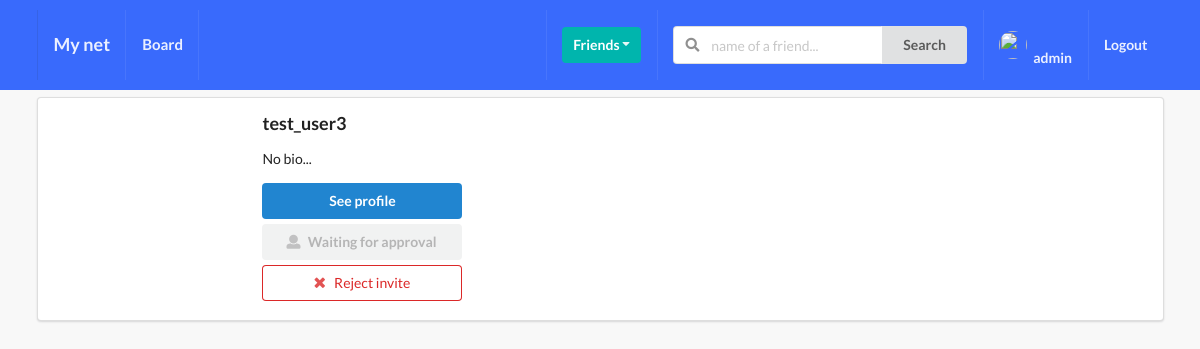
/profile/to_invite/ (signed in), run on an earlier commit of the app's database.
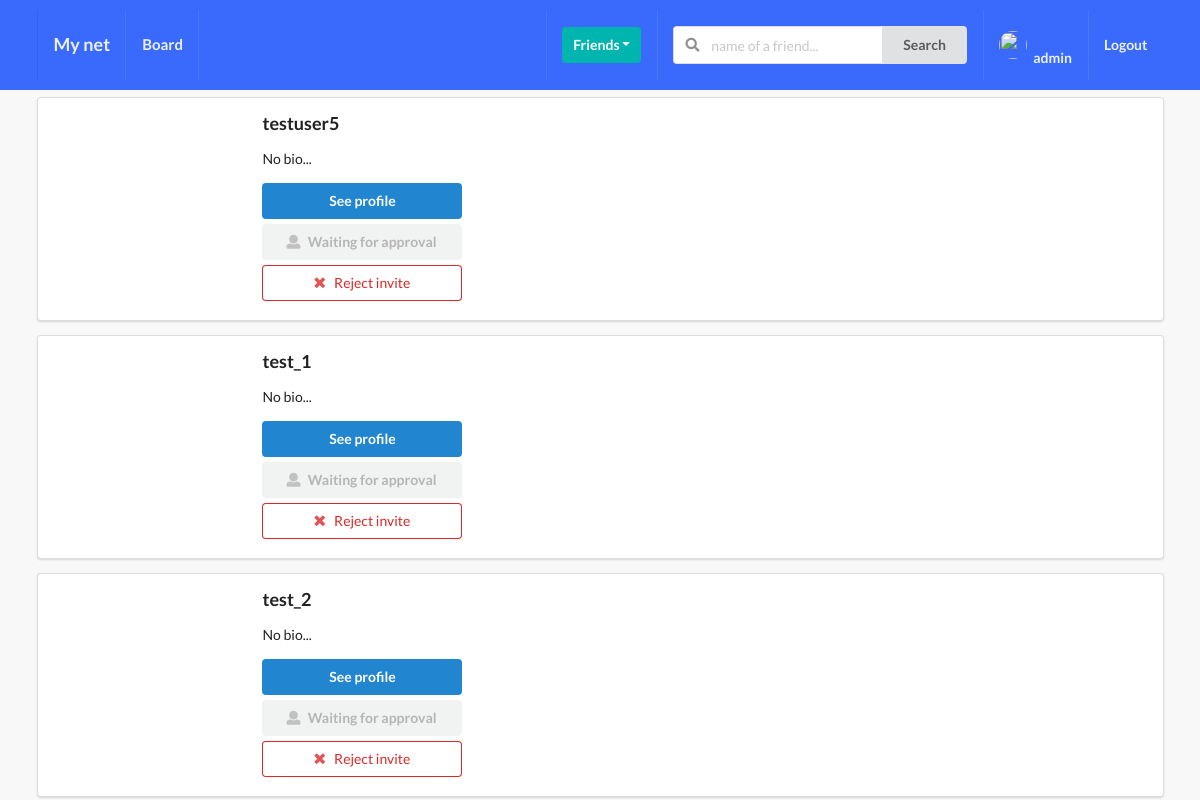
And on a later commit of the database.
### profile_app/models.py (models this page shows, shortened)
class Profile(models.Model):
    first_name = models.CharField(max_length=200, blank=True)
    last_name = models.CharField(max_length=200, blank=True)
    user = models.OneToOneField(User, on_delete=models.CASCADE)
    bio = models.TextField(default="No bio...", max_length=300)
    email = models.EmailField()
    country = models.CharField(max_length=200, blank=True)
    avatar = models.ImageField(default='avatar.jpg', upload_to='avatars/')
    friends = models.ManyToManyField(User, blank=True, default=None, null=True, related_name='friends')
    slug = models.SlugField(unique=True, blank=True)
    updated = models.DateTimeField(auto_now=True)
    created = models.DateTimeField(auto_now_add=True)
    objects = ProfileManager()
    def get_absolute_url(self):
        return reverse('profiles:profile_detail_view', kwargs={'slug': self.slug})
    __initial_first_name = None
    __initial_last_name = None
    def __init__(self, *args, **kwargs):
        super().__init__(*args, **kwargs)
        self.__initial_first_name = self.first_name
        self.__initial_last_name = self.last_name

### profile_app/views.py (the view)
# urls.py: path('to_invite/', invite_profile_list_view, name='invite_profiles'),
@login_required
def invite_profile_list_view(request):
    user = User.objects.get(username__iexact=request.user)
    profile = Profile.objects.get(user=user)
    qs = Relationship.objects.invatations_sent(sender=profile)
    results = list(map(lambda x: x.receiver, qs))
    is_empty = False
    if len(results) == 0:
        is_empty = True
    context = {
        'qs': results,
        'is_empty': is_empty,
        }
    return render(request, 'profile_app/invite_profiles.html', context=context)

### profile_app/context_processors.py (called while the page is built)
def profile_pic(request):
    if request.user.is_authenticated:
        profile_obj = Profile.objects.get(user=request.user)
        pic = profile_obj.avatar
        return {'picture': pic}
    return {}

def received_invites(request):
    if request.user.is_authenticated:
        profile_obj = Profile.objects.get(user=request.user)
        invites_num = Relationship.objects.invatations_recieved(receiver=profile_obj).count()
        return {'invites_num': invites_num}
    return {}

### profile_app/models.py (called while the page is built)
    def invatations_recieved(self, receiver):
        qs = Relationship.objects.filter(receiver=receiver, status='send')
        return qs

    def invatations_sent(self, sender):
        qs = Relationship.objects.filter(sender=sender, status='send')
        return qs

### profile_app/templates/profile_app/invite_profiles.html (shortened to what this page needs)
{% extends 'base.html' %}
{% block content %}
    {% for obj in qs %}
    <div class="ui segment">
        <div class="ui grid">
            <div class="row">
                <div class="ui three wide column">
                </div>
                <div class="ui thirteen wide column">
                     <h3>{{obj.user}}</h3>
                        <p>{{obj.bio}}</p>
                        <a href={{obj.get_absolute_url}}><button class="ui primary button mb-5 w-big">See profile</button></a>
                        <br>
                        <button class="ui disabled button mb-5 w-big"><i class="user icon"></i>Waiting for approval</button>
                        <br>
                        <form action="{% url 'profiles:reject_sent_invatations' %}" method="POST">
                            <button type="submit" class="ui negative basic button w-big mb-5">
                                <i class="close icon"></i>Reject invite
                            </button>
                        </form>
                </div>
            </div>
        </div>
    </div>
    {% endfor %}
{% endblock content %}

What changed in the data, as far as the page shows it:
no longer on this page (row edited): Profile: user "test_user3", bio "No bio..."
added Profile: user "testuser5", bio "No bio..."
now on this page (row edited): Profile: user "test_1", bio "No bio..."
now on this page (row edited): Profile: user "test_2", bio "No bio..."
